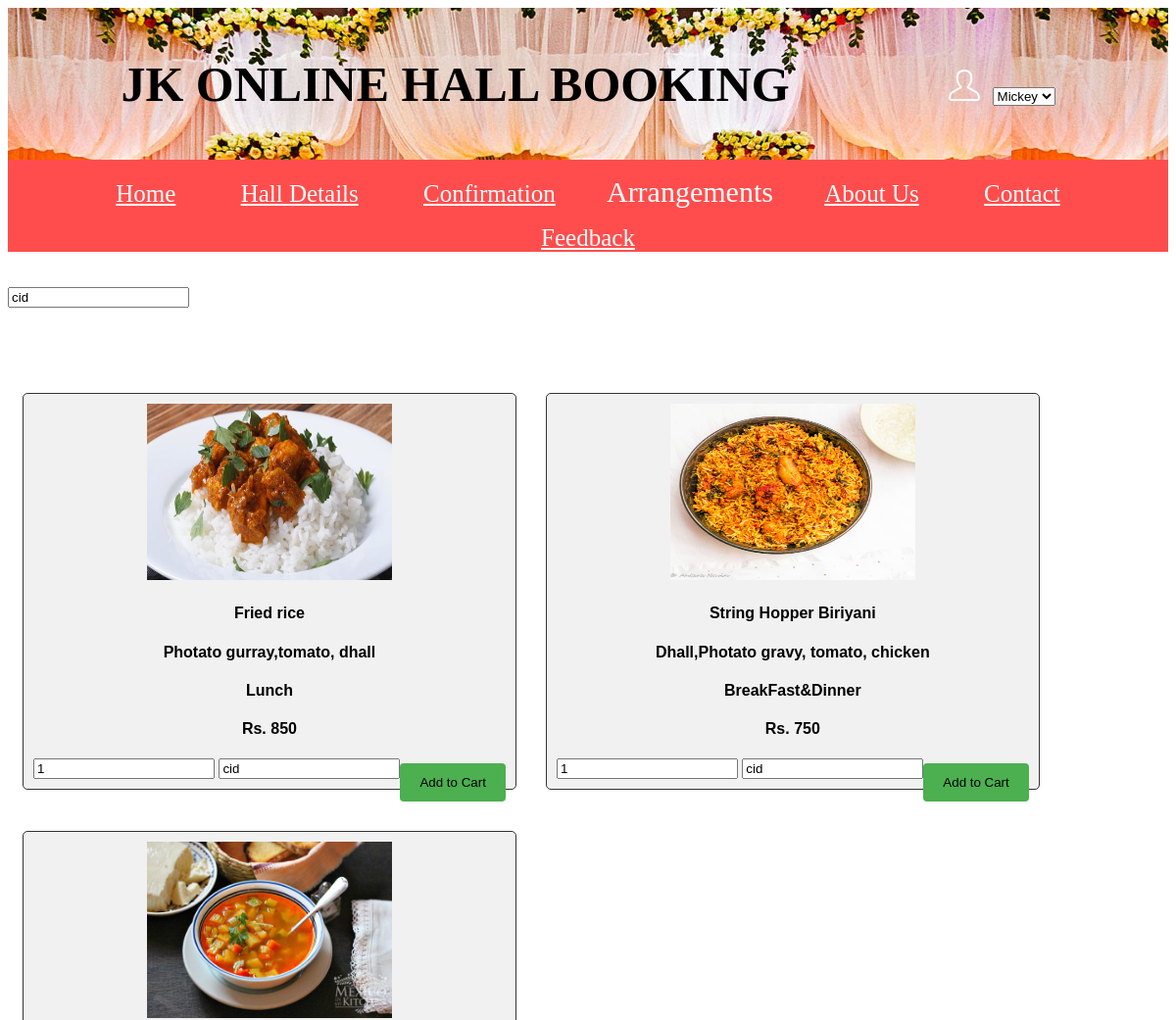
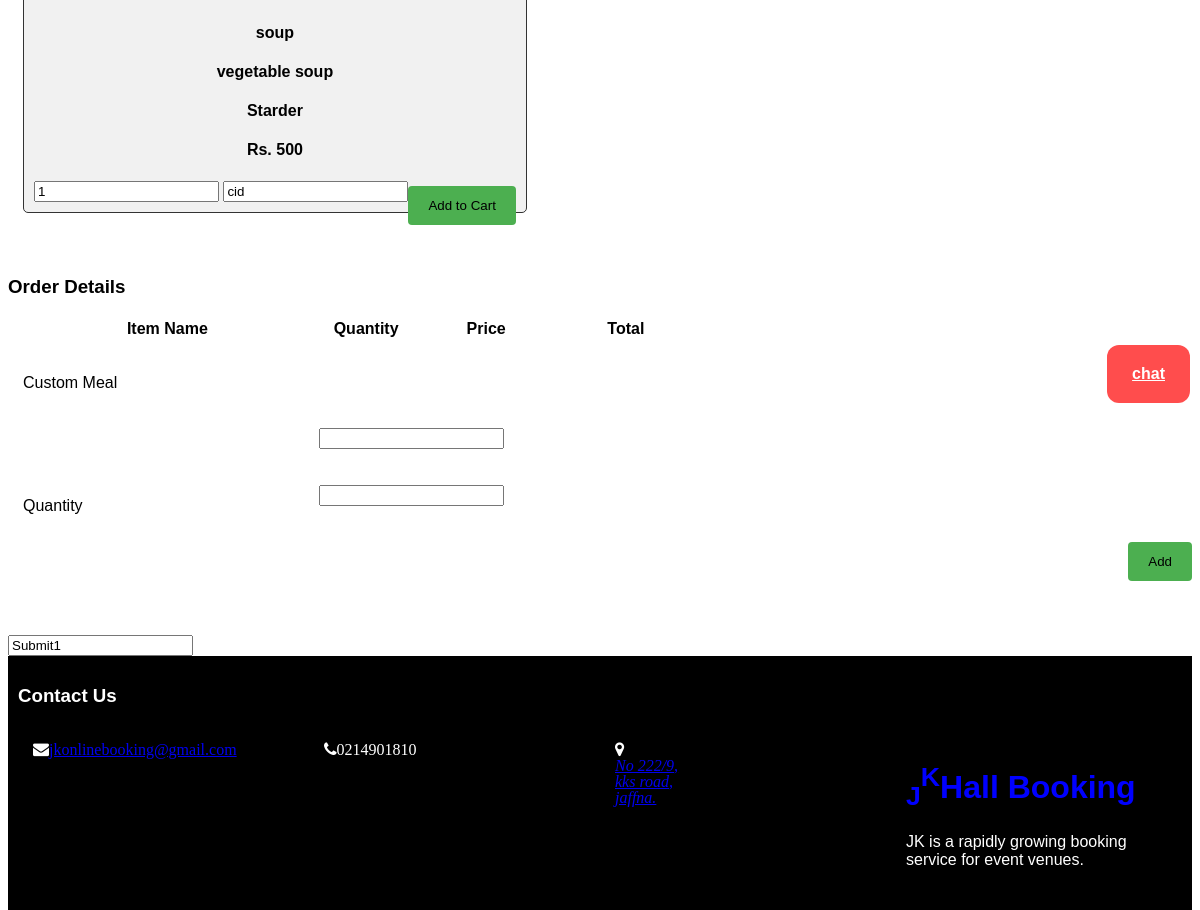
/hotel1/pb.php (signed in), run on the app's committed database (2 pictures, top to bottom).
### tables this page shows
CREATE TABLE IF NOT EXISTS `meal` (
  `meal_id` int(11) NOT NULL AUTO_INCREMENT,
  `meal_name` varchar(250) NOT NULL,
  `meal_description` varchar(500) NOT NULL,
  `image_link` varchar(250) NOT NULL,
  `meal_type` varchar(250) NOT NULL,
  `price` int(11) NOT NULL,
  PRIMARY KEY (`meal_id`)
);

### hotel1/pb.php (the view, shortened to what this page needs)
<?php
$con=new mysqli("localhost","root","","jkhall");
?>
<!DOCTYPE html>
<html>
<head>
	<link rel="stylesheet" href="https://cdnjs.cloudflare.com/ajax/libs/font-awesome/4.7.0/css/font-awesome.min.css">
</head>
<body >
<div class="header col-12">
	<h1 style="font-family:Papyrus">JK ONLINE HALL BOOKING <?php  if (isset($_SESSION['CustomerID'])) {
                             $row= $_SESSION['fname'];}  ?>
                              <img src="Images/user.png" style="padding-top:5px;margin-left:150px;">
                           <select name="forma" onchange="location=this.value;">
                          <option value=""> <a class="navbar-brand" href=" " style="color:Red;margin-left:150px;"><?php echo $row; ?></a></option>
                          </select></h1>
		</div>
		<nav class="navbar navbar-light" style="background-color:#16242D;">
										<div class="menu" style="font-family:navfont; font-color:White;">
												<div id="navcontent">
												<br>
													<a class="navbar-brand" style="color:White;" href="home_cus.php">Home</a>
													<a class="navbar-brand" style="color:White;" href="halldetails_cus.php">Hall Details</a>
													<a class="navbar-brand" style="color:White;" href="Confirmation.php">Confirmation</a>
													<div class="dropdown">
													<button class="dropbtn" style=" font-family:Times New Roman;">Arrangements</button>
														</div>
													<a class="navbar-brand" style="color:White;" href="aboutus_cus.php">About Us</a>
												    <a class="navbar-brand" href="contact_cus.php" style="color:White;">Contact</a>
													<a class="navbar-brand" style="color:White;" href="feedback.php">Feedback</a>
													<br>
		</nav>
										<br>
										<br>
            <form>
      <input type='text'  name='cid' value="cid" required>
		</form>
		<div class="container">
			<br />
			<br />
			<br /><br />
			<?php
				$query = "SELECT * FROM meal ";
				$result = mysqli_query($con, $query);
				if(mysqli_num_rows($result) > 0)
				{
					while($row = mysqli_fetch_array($result))
					{
				?>
			<div class="col-md-4">
				<form method="post" action="pb.php?action=add&id=<?php echo $row["meal_id"]; ?>">
					<div style="border:1px solid #333; background-color:#f1f1f1; border-radius:5px; padding:10px;" align="center">
						<img  style="width:250px;height:180px" src="./images/<?php echo $row["image_link"]; ?>" class="img-responsive" /><br />
						<h4 class="text-info"><?php echo $row["meal_name"]; ?></h4>
                        <h4 class="text-info"><?php echo $row["meal_description"]; ?></h4>
						<h4 class="text-info"><?php echo $row["meal_type"]; ?></h4>
						<h4 class="text-danger">Rs. <?php echo $row["price"]; ?></h4>
<input type="text" name="quantity" value="1" class="form-control" />
                         <input type='text'  name='cid' value="cid" required>
				<?php	if(isset($_SESSION['CustomerID'])){
	echo '<input type="submit" name="add_to_cart" style="margin-top:5px;" class="btn btn-success" value="Add to Cart" />';
}else{
echo '<a class="link" href="login.php" style="text-decoration:none">add cart</a>';
}
?>
					</div>
				</form>
			</div>
					<?php }}?>
			<br />
			<h3>Order Details</h3>
			<div class="table-responsive">
			<form action="addcart.php" method="POST">
				<table class="table table-bordered">
					<tr>
						<th width="40%">Item Name</th>
						<th width="10%">Quantity</th>
						<th width="20%">Price</th>
						<th width="15%">Total</th>
					</tr>
				</table>
				</form>
			</div>
		</div>
	<button class="button"><a href="chat.php" style="color:white; font-weight:bold; margin:5px;">chat</a></button>
			<form action="pb.php" method="post" style="align:left;">
<div class="row">
      <div class="col-25">
        <label for="custom">Custom Meal</label>
      </div>
      <div class="col-75">
        <input type="text" id="custom" name="custom">
      </div>
    </div>
	<div class="row">
      <div class="col-25">
        <label for="quantity">Quantity</label>
      </div>
      <div class="col-75">
        <input type="text" id="quantity" name="quantity">
      </div>
    </div>
	<div class="row">
      <input type="submit" value="Add" name="Add">
    </div>
	</form>
<br>
<br>
<br>
<form action="pb.php" method="post">
<div class="row">
      <input type="submit1" value="Submit1" name="submit1">
    </div>
</form>
<form>
<div class="footer col-12">
	<div class="wrapper">
	<h3>Contact Us</h3>
	<div class="Media">
	<div class="col-3">
	<i class="fa fa-envelope" aria-hidden="true"><a href="https://mail.google.com">jkonlinebooking@gmail.com</a></i></div>
    	<div class="col-3">
	<i class="fa fa-phone" aria-hidden="true">0214901810</i></div>
		<div class="col-3">
    <i class="fa fa-map-marker" aria-hidden="true"><a href="https://www.google.lk/maps/place/Jaffna-Kankesanturai+Rd/@9.7386927,80.0222913,17z/data=!3m1!4b1!4m5!3m4!1s0x3affab4a55b614ef:0x4b8d9f0d125176db!8m2!3d9.7386927!4d80.02448"><address>No 222/9,<br>kks road,<br> jaffna.</address></a></i></div>
<div class="col-3">
<h1 style="text-shadow: 3px 2px black;color:blue;,font-family:Book Antiqua;,font-size:100"><sub>J</sub><sup>K</sup>Hall Booking</h1>
<p>JK is a rapidly growing booking service for event venues.</p></div>
</div>
</div>
</div>
</body>
</html>

### hotel1/pb.php (style rules this page uses)
* { box-sizing: border-box; }
.header::after { content: ""; clear: both; display: table; }
[class*="col-"] { float: left; padding: 15px; }
.col-3 { width: 25%; }
.col-12 { width: 100%; }
.header { background-image:url("b.jpg");; text-decoration: none; font-family:Broadway; color:black; font-size:25px; text-align:center; }
.menu { background-color:#ff4d4d; text-decoration: none; font-family:Times New Roman; color:white; font-size:25px; text-align:center; }
.button { background-color:lightblue; border: none; color:Darkblue; padding: 20px; text-align: center; text-decoration: none; display: inline-block; font-size: 16px; margin: 4px 2px; cursor: pointer; }
.footer { background-color: black; padding: 10px; text-align: left; color: white; }
.navbar-brand { padding:30px; }
body { font-family: Verdana, sans-serif; }
.col-25 { float: left; width: 25%; margin-top: 6px; }
.col-75 { float: left; width: 75%; margin-top: 6px; }
.row:after { content: ""; display: table; clear: both; }
label { padding: 12px 12px 12px 0; display: inline-block; }
input[type=submit] { background-color: #4CAF50; color: black; padding: 12px 20px; border: none; border-radius: 4px; cursor: pointer; float: right; }
.button { background-color:#ff4d4d; border: none; color: white; padding: 20px; text-align: center; text-decoration: none; display: inline-block; font-size: 16px; margin: 4px 2px; cursor: pointer; border-radius: 12px; float:right; }
.dropbtn { background-color: #ff4d4d; color: white; padding: 16px; font-size: 30px; border: none; font-family:Times New Roman; }
.dropdown { position: relative; display: inline-block; }

### data on the page
meal: image_link (picture), meal_name "Fried rice", meal_description "Photato gurray,tomato, dhall", meal_type "Lunch", price "850"
meal: image_link (picture), meal_name "String Hopper Biriyani", meal_description "Dhall,Photato gravy, tomato, chicken", meal_type "BreakFast&Dinner", price "750"
meal: image_link (picture), meal_name "soup", meal_description "vegetable soup", meal_type "Starder", price "500"
